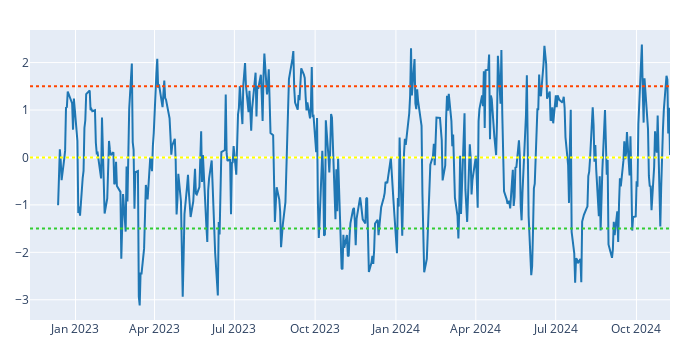

Notebook source saved alongside this figure:
### Code cell
# visualize where the z score lies relative to thresholds
fig = zscore.vbt.plot()
fig.add_hline(y=thresh, line_color="orangered", line_dash="dot")
fig.add_hline(y=0, line_color="yellow", line_dash="dot")
fig.add_hline(y=-thresh, line_color="limegreen", line_dash="dot")
fig.show()

### Figure 1 — Plotly figure (JSON) as saved in the notebook; plotly's stock layout.template omitted (floating-point values rounded to 4 significant figures; data arrays with more than 128 entries replaced by an {"elided": "..."} marker saying what was removed)
{"data": [{"showlegend": false, "type": "scatter", "uid": "acf2fff1-75be-4250-8f4e-fabf327c150c", "x": {"elided": "502 str values"}, "y": {"elided": "502 float values"}}], "layout": {"height": 350, "legend": {"orientation": "h", "traceorder": "normal", "x": 1, "xanchor": "right", "y": 1.02, "yanchor": "bottom"}, "margin": {"b": 30, "l": 30, "r": 30, "t": 30}, "shapes": [{"line": {"color": "orangered", "dash": "dot"}, "type": "line", "x0": 0, "x1": 1, "xref": "x domain", "y0": 1.5, "y1": 1.5, "yref": "y"}, {"line": {"color": "yellow", "dash": "dot"}, "type": "line", "x0": 0, "x1": 1, "xref": "x domain", "y0": 0, "y1": 0, "yref": "y"}, {"line": {"color": "limegreen", "dash": "dot"}, "type": "line", "x0": 0, "x1": 1, "xref": "x domain", "y0": -1.5, "y1": -1.5, "yref": "y"}], "width": 700, "xaxis": {"autorange": true, "range": ["2022-11-10 05:00", "2024-11-08 05:00"], "type": "date"}, "yaxis": {"autorange": true, "range": [-3.427, 2.687], "type": "linear"}}}
